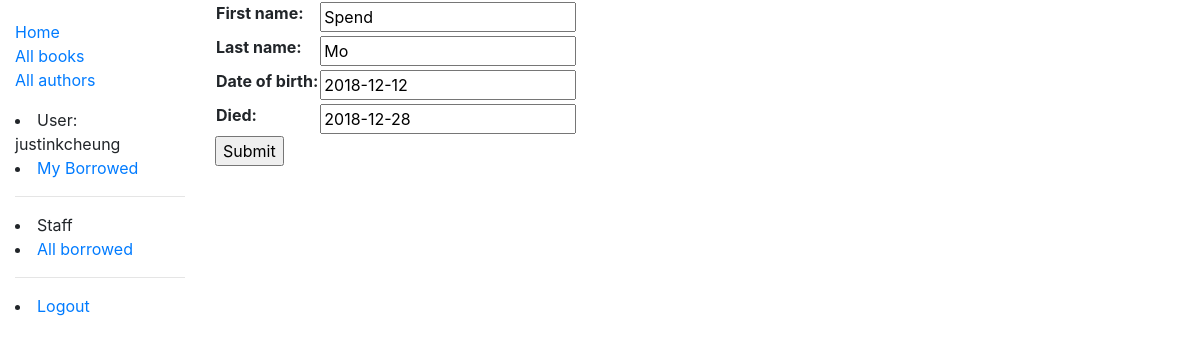
Screenshot of /catalog/author/1/update/ (signed in) with the database file from the repository.
### catalog/models.py (models this page shows, shortened)
class Author(models.Model):
    first_name = models.CharField(max_length=100)
    last_name = models.CharField(max_length=100)
    date_of_birth = models.DateField(null=True, blank=True)
    date_of_death = models.DateField('Died', null=True, blank=True)
    class Meta:
        ordering = ['last_name', 'first_name']

### catalog/views.py (the view)
# urls.py: path('author/<int:pk>/update/', views.AuthorUpdate.as_view(), name='author_update'),
class AuthorUpdate(PermissionRequiredMixin, UpdateView):
    permission_required = 'catalog.can_mark_returned'
    model = Author
    fields = ['first_name', 'last_name', 'date_of_birth', 'date_of_death']

### catalog/templates/catalog/author_form.html (shortened to what this page needs)
{% extends "base_generic.html" %}
{% block content %}
  <form action="" method="post">
    <table>
    {{ form.as_table }}
    </table>
    <input type="submit" value="Submit">
  </form>
{% endblock %}

### catalog/templates/base_generic.html (shortened to what this page needs)
<!DOCTYPE html>
<html lang="en">
<head>
  <link rel="stylesheet" href="https://stackpath.bootstrapcdn.com/bootstrap/4.1.3/css/bootstrap.min.css">
  {% load static %}
  <link rel="stylesheet" href="{% static 'css/styles.css' %}">
</head>
<body>
  <div class="container-fluid">
    <div class="row">
      <div class="col-sm-2">
      {% block sidebar %}
        <ul class="sidebar-nav">
          <li><a href="{% url 'index' %}">Home</a></li>
          <li><a href="{% url 'books' %}">All books</a></li>
          <li><a href="{% url 'authors' %}">All authors</a></li>
        </ul>
        {% if user.is_authenticated %}
         <li>User: {{ user.get_username }}</li>
         <li><a href="{% url 'my-borrowed' %}?next={{request.path}}">My Borrowed</a></li>
         {% if perms.catalog.can_mark_returned %}
         <hr>
         <li>Staff</li>
         <li><a href="{% url 'all-borrowed' %}?next={{request.path}}">All borrowed</a></li>
         {% endif %}
         <hr>
         <li><a href="{% url 'logout'%}?next={{request.path}}">Logout</a></li>
        {% else %}
         <li><a href="{% url 'login'%}?next={{request.path}}">Login</a></li>
        {% endif %}
      {% endblock %}
      </div>
      <div class="col-sm-10 ">{% block content %}{% endblock %}
      </div>
    </div>
  </div>
</body>
</html>

### catalog/static/css/styles.css (style rules this page uses)
.sidebar-nav { margin-top: 20px; padding: 0; list-style: none; }

### rows the page displays
Author: first_name "Spend", last_name "Mo", date_of_birth "2018-12-12", date_of_death "2018-12-28"

### other values shown
{{ user.get_username }} "justinkcheung"
